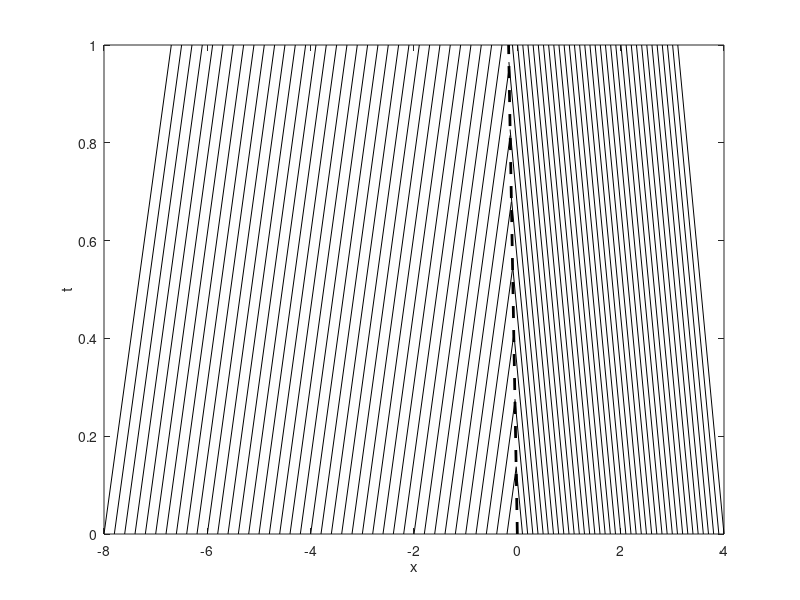

The MATLAB source for this figure: (Note: this script raises an error after producing the figure.)
%% plot 1.b)
% Perrin Ruth
close all
clc
fig = figure(); 

f = @(p) -p.*log(p);
df = @(p) -log(p)-1;
s = (f(0.1)-f(0.9))/(0.1-0.9);


t = [0,1];
plot([0 s],t,'k--','LineWidth',2)
hold on

for i = 1:40
   % left characteristic
   if -i/5 + df(.1) > s
       tintersect = -i/5/(s-df(.1));
       plot([-i/5, -i/5+df(.1)*tintersect],[0,tintersect],'k')
   else
       plot([-i/5, -i/5+df(.1)],t,'k')
   end
    
   if i/10 + df(.9) < s
       tintersect = i/10/(s-df(.9));
       plot([i/10, i/10+df(.9)*tintersect],[0,tintersect],'k')
   else
       plot([i/10, i/10+df(.9)],t,'k')
   end
end


xlabel('x')
ylabel('t')
fontsize(fig, 12,'points')
xlim([-1/2 1/2])
ylim([0 1])

%% Part 1.c
close all
hold on
xs = fsolve(@(x)1+(5*pi/9+atan(x)).*2*x,10);
Tb = (5*pi/9+atan(xs))*(1+xs^2)
p0 = @(x) 0.5+0.9/pi*atan(x);
for x0 = linspace(-10,10,200)
    slope = df(p0(x0));
    plot([x0,x0+slope*2],[0, 2],'k')
end
plot([-1 1],[Tb Tb],'k--','LineWidth',2)
xlim([-1 1])

s = (f(.05)-f(.95))/(.05-.95)